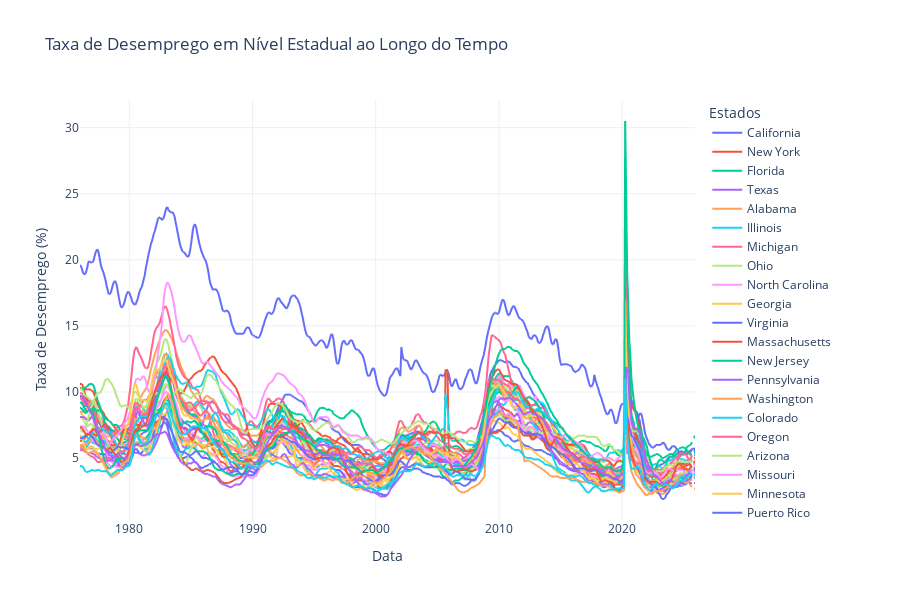

Notebook cell for this chart:
### Code cell
# Visualização Interativa - Taxa de Desemprego por Estado

fig = px.line(
    uemp_states,
    title="Taxa de Desemprego em Nível Estadual ao Longo do Tempo",
    labels={
        "value": "Taxa de Desemprego (%)",
        "index": "Data",
        "variable": "Estado"
    }
)

fig.update_layout(
    template="plotly_white",
    hovermode="x unified",
    legend_title="Estados",
    height=600
)

fig.show()

### Figure 1 — Plotly figure (JSON) as saved in the notebook; plotly's stock layout.template omitted (floating-point values rounded to 4 significant figures; data arrays with more than 128 entries replaced by an {"elided": "..."} marker saying what was removed)
{"data": [{"hovertemplate": "Estado=California<br>Data=%{x}<br>Taxa de Desemprego (%)=%{y}<extra></extra>", "legendgroup": "California", "line": {"color": "#636efa", "dash": "solid"}, "marker": {"symbol": "circle"}, "mode": "lines", "name": "California", "showlegend": true, "type": "scattergl", "x": {"elided": "600 str values"}, "xaxis": "x", "y": {"elided": "600 float values"}, "yaxis": "y"}, {"hovertemplate": "Estado=New York<br>Data=%{x}<br>Taxa de Desemprego (%)=%{y}<extra></extra>", "legendgroup": "New York", "line": {"color": "#EF553B", "dash": "solid"}, "marker": {"symbol": "circle"}, "mode": "lines", "name": "New York", "showlegend": true, "type": "scattergl", "x": {"elided": "600 str values"}, "xaxis": "x", "y": {"elided": "600 float values"}, "yaxis": "y"}, {"hovertemplate": "Estado=Florida<br>Data=%{x}<br>Taxa de Desemprego (%)=%{y}<extra></extra>", "legendgroup": "Florida", "line": {"color": "#00cc96", "dash": "solid"}, "marker": {"symbol": "circle"}, "mode": "lines", "name": "Florida", "showlegend": true, "type": "scattergl", "x": {"elided": "600 str values"}, "xaxis": "x", "y": {"elided": "600 float values"}, "yaxis": "y"}, {"hovertemplate": "Estado=Texas<br>Data=%{x}<br>Taxa de Desemprego (%)=%{y}<extra></extra>", "legendgroup": "Texas", "line": {"color": "#ab63fa", "dash": "solid"}, "marker": {"symbol": "circle"}, "mode": "lines", "name": "Texas", "showlegend": true, "type": "scattergl", "x": {"elided": "600 str values"}, "xaxis": "x", "y": {"elided": "600 float values"}, "yaxis": "y"}, {"hovertemplate": "Estado=Alabama<br>Data=%{x}<br>Taxa de Desemprego (%)=%{y}<extra></extra>", "legendgroup": "Alabama", "line": {"color": "#FFA15A", "dash": "solid"}, "marker": {"symbol": "circle"}, "mode": "lines", "name": "Alabama", "showlegend": true, "type": "scattergl", "x": {"elided": "600 str values"}, "xaxis": "x", "y": {"elided": "600 float values"}, "yaxis": "y"}, {"hovertemplate": "Estado=Illinois<br>Data=%{x}<br>Taxa de Desemprego (%)=%{y}<extra></extra>", "legendgroup": "Illinois", "line": {"color": "#19d3f3", "dash": "solid"}, "marker": {"symbol": "circle"}, "mode": "lines", "name": "Illinois", "showlegend": true, "type": "scattergl", "x": {"elided": "600 str values"}, "xaxis": "x", "y": {"elided": "600 float values"}, "yaxis": "y"}, {"hovertemplate": "Estado=Michigan<br>Data=%{x}<br>Taxa de Desemprego (%)=%{y}<extra></extra>", "legendgroup": "Michigan", "line": {"color": "#FF6692", "dash": "solid"}, "marker": {"symbol": "circle"}, "mode": "lines", "name": "Michigan", "showlegend": true, "type": "scattergl", "x": {"elided": "600 str values"}, "xaxis": "x", "y": {"elided": "600 float values"}, "yaxis": "y"}, {"hovertemplate": "Estado=Ohio<br>Data=%{x}<br>Taxa de Desemprego (%)=%{y}<extra></extra>", "legendgroup": "Ohio", "line": {"color": "#B6E880", "dash": "solid"}, "marker": {"symbol": "circle"}, "mode": "lines", "name": "Ohio", "showlegend": true, "type": "scattergl", "x": {"elided": "600 str values"}, "xaxis": "x", "y": {"elided": "600 float values"}, "yaxis": "y"}, {"hovertemplate": "Estado=North Carolina<br>Data=%{x}<br>Taxa de Desemprego (%)=%{y}<extra></extra>", "legendgroup": "North Carolina", "line": {"color": "#FF97FF", "dash": "solid"}, "marker": {"symbol": "circle"}, "mode": "lines", "name": "North Carolina", "showlegend": true, "type": "scattergl", "x": {"elided": "600 str values"}, "xaxis": "x", "y": {"elided": "600 float values"}, "yaxis": "y"}, {"hovertemplate": "Estado=Georgia<br>Data=%{x}<br>Taxa de Desemprego (%)=%{y}<extra></extra>", "legendgroup": "Georgia", "line": {"color": "#FECB52", "dash": "solid"}, "marker": {"symbol": "circle"}, "mode": "lines", "name": "Georgia", "showlegend": true, "type": "scattergl", "x": {"elided": "600 str values"}, "xaxis": "x", "y": {"elided": "600 float values"}, "yaxis": "y"}, {"hovertemplate": "Estado=Virginia<br>Data=%{x}<br>Taxa de Desemprego (%)=%{y}<extra></extra>", "legendgroup": "Virginia", "line": {"color": "#636efa", "dash": "solid"}, "marker": {"symbol": "circle"}, "mode": "lines", "name": "Virginia", "showlegend": true, "type": "scattergl", "x": {"elided": "600 str values"}, "xaxis": "x", "y": {"elided": "600 float values"}, "yaxis": "y"}, {"hovertemplate": "Estado=Massachusetts<br>Data=%{x}<br>Taxa de Desemprego (%)=%{y}<extra></extra>", "legendgroup": "Massachusetts", "line": {"color": "#EF553B", "dash": "solid"}, "marker": {"symbol": "circle"}, "mode": "lines", "name": "Massachusetts", "showlegend": true, "type": "scattergl", "x": {"elided": "600 str values"}, "xaxis": "x", "y": {"elided": "600 float values"}, "yaxis": "y"}, {"hovertemplate": "Estado=New Jersey<br>Data=%{x}<br>Taxa de Desemprego (%)=%{y}<extra></extra>", "legendgroup": "New Jersey", "line": {"color": "#00cc96", "dash": "solid"}, "marker": {"symbol": "circle"}, "mode": "lines", "name": "New Jersey", "showlegend": true, "type": "scattergl", "x": {"elided": "600 str values"}, "xaxis": "x", "y": {"elided": "600 float values"}, "yaxis": "y"}, {"hovertemplate": "Estado=Pennsylvania<br>Data=%{x}<br>Taxa de Desemprego (%)=%{y}<extra></extra>", "legendgroup": "Pennsylvania", "line": {"color": "#ab63fa", "dash": "solid"}, "marker": {"symbol": "circle"}, "mode": "lines", "name": "Pennsylvania", "showlegend": true, "type": "scattergl", "x": {"elided": "600 str values"}, "xaxis": "x", "y": {"elided": "600 float values"}, "yaxis": "y"}, {"hovertemplate": "Estado=Washington<br>Data=%{x}<br>Taxa de Desemprego (%)=%{y}<extra></extra>", "legendgroup": "Washington", "line": {"color": "#FFA15A", "dash": "solid"}, "marker": {"symbol": "circle"}, "mode": "lines", "name": "Washington", "showlegend": true, "type": "scattergl", "x": {"elided": "600 str values"}, "xaxis": "x", "y": {"elided": "600 float values"}, "yaxis": "y"}, {"hovertemplate": "Estado=Colorado<br>Data=%{x}<br>Taxa de Desemprego (%)=%{y}<extra></extra>", "legendgroup": "Colorado", "line": {"color": "#19d3f3", "dash": "solid"}, "marker": {"symbol": "circle"}, "mode": "lines", "name": "Colorado", "showlegend": true, "type": "scattergl", "x": {"elided": "600 str values"}, "xaxis": "x", "y": {"elided": "600 float values"}, "yaxis": "y"}, {"hovertemplate": "Estado=Oregon<br>Data=%{x}<br>Taxa de Desemprego (%)=%{y}<extra></extra>", "legendgroup": "Oregon", "line": {"color": "#FF6692", "dash": "solid"}, "marker": {"symbol": "circle"}, "mode": "lines", "name": "Oregon", "showlegend": true, "type": "scattergl", "x": {"elided": "600 str values"}, "xaxis": "x", "y": {"elided": "600 float values"}, "yaxis": "y"}, {"hovertemplate": "Estado=Arizona<br>Data=%{x}<br>Taxa de Desemprego (%)=%{y}<extra></extra>", "legendgroup": "Arizona", "line": {"color": "#B6E880", "dash": "solid"}, "marker": {"symbol": "circle"}, "mode": "lines", "name": "Arizona", "showlegend": true, "type": "scattergl", "x": {"elided": "600 str values"}, "xaxis": "x", "y": {"elided": "600 float values"}, "yaxis": "y"}, {"hovertemplate": "Estado=Missouri<br>Data=%{x}<br>Taxa de Desemprego (%)=%{y}<extra></extra>", "legendgroup": "Missouri", "line": {"color": "#FF97FF", "dash": "solid"}, "marker": {"symbol": "circle"}, "mode": "lines", "name": "Missouri", "showlegend": true, "type": "scattergl", "x": {"elided": "600 str values"}, "xaxis": "x", "y": {"elided": "600 float values"}, "yaxis": "y"}, {"hovertemplate": "Estado=Minnesota<br>Data=%{x}<br>Taxa de Desemprego (%)=%{y}<extra></extra>", "legendgroup": "Minnesota", "line": {"color": "#FECB52", "dash": "solid"}, "marker": {"symbol": "circle"}, "mode": "lines", "name": "Minnesota", "showlegend": true, "type": "scattergl", "x": {"elided": "600 str values"}, "xaxis": "x", "y": {"elided": "600 float values"}, "yaxis": "y"}, {"hovertemplate": "Estado=Puerto Rico<br>Data=%{x}<br>Taxa de Desemprego (%)=%{y}<extra></extra>", "legendgroup": "Puerto Rico", "line": {"color": "#636efa", "dash": "solid"}, "marker": {"symbol": "circle"}, "mode": "lines", "name": "Puerto Rico", "showlegend": true, "type": "scattergl", "x": {"elided": "600 str values"}, "xaxis": "x", "y": {"elided": "600 float values"}, "yaxis": "y"}, {"hovertemplate": "Estado=Louisiana<br>Data=%{x}<br>Taxa de Desemprego (%)=%{y}<extra></extra>", "legendgroup": "Louisiana", "line": {"color": "#EF553B", "dash": "solid"}, "marker": {"symbol": "circle"}, "mode": "lines", "name": "Louisiana", "showlegend": true, "type": "scattergl", "x": {"elided": "600 str values"}, "xaxis": "x", "y": {"elided": "600 float values"}, "yaxis": "y"}, {"hovertemplate": "Estado=The District Of Columbia<br>Data=%{x}<br>Taxa de Desemprego (%)=%{y}<extra></extra>", "legendgroup": "The District Of Columbia", "line": {"color": "#00cc96", "dash": "solid"}, "marker": {"symbol": "circle"}, "mode": "lines", "name": "The District Of Columbia", "showlegend": true, "type": "scattergl", "x": {"elided": "600 str values"}, "xaxis": "x", "y": {"elided": "600 float values"}, "yaxis": "y"}, {"hovertemplate": "Estado=Wisconsin<br>Data=%{x}<br>Taxa de Desemprego (%)=%{y}<extra></extra>", "legendgroup": "Wisconsin", "line": {"color": "#ab63fa", "dash": "solid"}, "marker": {"symbol": "circle"}, "mode": "lines", "name": "Wisconsin", "showlegend": true, "type": "scattergl", "x": {"elided": "600 str values"}, "xaxis": "x", "y": {"elided": "600 float values"}, "yaxis": "y"}, {"hovertemplate": "Estado=Tennessee<br>Data=%{x}<br>Taxa de Desemprego (%)=%{y}<extra></extra>", "legendgroup": "Tennessee", "line": {"color": "#FFA15A", "dash": "solid"}, "marker": {"symbol": "circle"}, "mode": "lines", "name": "Tennessee", "showlegend": true, "type": "scattergl", "x": {"elided": "600 str values"}, "xaxis": "x", "y": {"elided": "600 float values"}, "yaxis": "y"}, {"hovertemplate": "Estado=Mississippi<br>Data=%{x}<br>Taxa de Desemprego (%)=%{y}<extra></extra>", "legendgroup": "Mississippi", "line": {"color": "#19d3f3", "dash": "solid"}, "marker": {"symbol": "circle"}, "mode": "lines", "name": "Mississippi", "showlegend": true, "type": "scattergl", "x": {"elided": "600 str values"}, "xaxis": "x", "y": {"elided": "600 float values"}, "yaxis": "y"}, {"hovertemplate": "Estado=Kentucky<br>Data=%{x}<br>Taxa de Desemprego (%)=%{y}<extra></extra>", "legendgroup": "Kentucky", "line": {"color": "#FF6692", "dash": "solid"}, "marker": {"symbol": "circle"}, "mode": "lines", "name": "Kentucky", "showlegend": true, "type": "scattergl", "x": {"elided": "600 str values"}, "xaxis": "x", "y": {"elided": "600 float values"}, "yaxis": "y"}, {"hovertemplate": "Estado=Alaska<br>Data=%{x}<br>Taxa de Desemprego (%)=%{y}<extra></extra>", "legendgroup": "Alaska", "line": {"color": "#B6E880", "dash": "solid"}, "marker": {"symbol": "circle"}, "mode": "lines", "name": "Alaska", "showlegend": true, "type": "scattergl", "x": {"elided": "600 str values"}, "xaxis": "x", "y": {"elided": "600 float values"}, "yaxis": "y"}, {"hovertemplate": "Estado=West Virginia<br>Data=%{x}<br>Taxa de Desemprego (%)=%{y}<extra></extra>", "legendgroup": "West Virginia", "line": {"color": "#FF97FF", "dash": "solid"}, "marker": {"symbol": "circle"}, "mode": "lines", "name": "West Virginia", "showlegend": true, "type": "scattergl", "x": {"elided": "600 str values"}, "xaxis": "x", "y": {"elided": "600 float values"}, "yaxis": "y"}, {"hovertemplate": "Estado=Indiana<br>Data=%{x}<br>Taxa de Desemprego (%)=%{y}<extra></extra>", "legendgroup": "Indiana", "line": {"color": "#FECB52", "dash": "solid"}, "marker": {"symbol": "circle"}, "mode": "lines", "name": "Indiana", "showlegend": true, "type": "scattergl", "x": {"elided": "600 str values"}, "xaxis": "x", "y": {"elided": "600 float values"}, "yaxis": "y"}, {"hovertemplate": "Estado=Maryland<br>Data=%{x}<br>Taxa de Desemprego (%)=%{y}<extra></extra>", "legendgroup": "Maryland", "line": {"color": "#636efa", "dash": "solid"}, "marker": {"symbol": "circle"}, "mode": "lines", "name": "Maryland", "showlegend": true, "type": "scattergl", "x": {"elided": "600 str values"}, "xaxis": "x", "y": {"elided": "600 float values"}, "yaxis": "y"}, {"hovertemplate": "Estado=South Carolina<br>Data=%{x}<br>Taxa de Desemprego (%)=%{y}<extra></extra>", "legendgroup": "South Carolina", "line": {"color": "#EF553B", "dash": "solid"}, "marker": {"symbol": "circle"}, "mode": "lines", "name": "South Carolina", "showlegend": true, "type": "scattergl", "x": {"elided": "600 str values"}, "xaxis": "x", "y": {"elided": "600 float values"}, "yaxis": "y"}, {"hovertemplate": "Estado=Nevada<br>Data=%{x}<br>Taxa de Desemprego (%)=%{y}<extra></extra>", "legendgroup": "Nevada", "line": {"color": "#00cc96", "dash": "solid"}, "marker": {"symbol": "circle"}, "mode": "lines", "name": "Nevada", "showlegend": true, "type": "scattergl", "x": {"elided": "600 str values"}, "xaxis": "x", "y": {"elided": "600 float values"}, "yaxis": "y"}, {"hovertemplate": "Estado=Connecticut<br>Data=%{x}<br>Taxa de Desemprego (%)=%{y}<extra></extra>", "legendgroup": "Connecticut", "line": {"color": "#ab63fa", "dash": "solid"}, "marker": {"symbol": "circle"}, "mode": "lines", "name": "Connecticut", "showlegend": true, "type": "scattergl", "x": {"elided": "600 str values"}, "xaxis": "x", "y": {"elided": "600 float values"}, "yaxis": "y"}, {"hovertemplate": "Estado=Utah<br>Data=%{x}<br>Taxa de Desemprego (%)=%{y}<extra></extra>", "legendgroup": "Utah", "line": {"color": "#FFA15A", "dash": "solid"}, "marker": {"symbol": "circle"}, "mode": "lines", "name": "Utah", "showlegend": true, "type": "scattergl", "x": {"elided": "600 str values"}, "xaxis": "x", "y": {"elided": "600 float values"}, "yaxis": "y"}, {"hovertemplate": "Estado=Iowa<br>Data=%{x}<br>Taxa de Desemprego (%)=%{y}<extra></extra>", "legendgroup": "Iowa", "line": {"color": "#19d3f3", "dash": "solid"}, "marker": {"symbol": "circle"}, "mode": "lines", "name": "Iowa", "showlegend": true, "type": "scattergl", "x": {"elided": "600 str values"}, "xaxis": "x", "y": {"elided": "600 float values"}, "yaxis": "y"}], "layout": {"height": 600, "hovermode": "x unified", "legend": {"title": {"text": "Estados"}, "tracegroupgap": 0}, "title": {"text": "Taxa de Desemprego em Nível Estadual ao Longo do Tempo"}, "xaxis": {"anchor": "y", "domain": [0, 1], "title": {"text": "Data"}}, "yaxis": {"anchor": "x", "domain": [0, 1], "title": {"text": "Taxa de Desemprego (%)"}}}}
